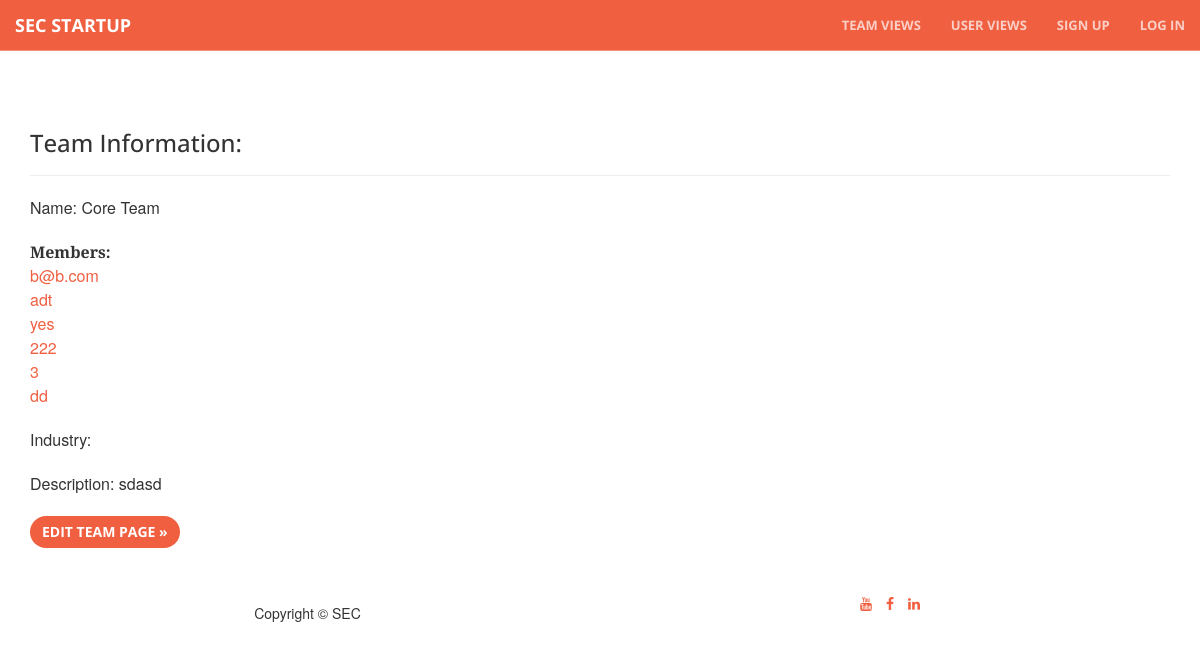
Page /team/1/detail/ on the committed database.
### core/models.py (models this page shows, shortened)
class Team(models.Model):
    title = models.CharField(max_length=300) # Team Name
    project_status = models.IntegerField(choices=TEAM_STATUS, null=True, blank=True)
    description = models.TextField(null=True, blank=True)
    created_at = models.DateTimeField(auto_now_add=True)
    image_file = models.ImageField(upload_to=upload_to_location, null=True, blank=True)
    def get_users(self):
        return self.profile_set.all()

class Profile(models.Model):
    members = models.ForeignKey(Team, null=True, blank=True)
    user = models.OneToOneField(User)
    name = models.CharField(max_length=100)
    email = models.EmailField(max_length=254)
    company = models.CharField(max_length=100, blank= True)
    skills = models.CharField(max_length=100, blank= True)
    industry = models.IntegerField(choices=INDUSTRY, null=True, blank=True)
    description = models.TextField(null=True, blank=True)
    created_at = models.DateTimeField(auto_now_add=True)
    image_file = models.ImageField(upload_to=upload_to_location, null=True, blank=True)

### core/views.py (the view)
# urls.py: url(r'team/(?P<pk>\d+)/detail/$', coreviews.TeamDetailView.as_view(), name='team_list'),
class TeamDetailView(DetailView):
    model = coremodels.Team
    template_name = 'team/detail.html'
    context_object_name = 'team'

### templates/team/detail.html (shortened to what this page needs)
{% extends "base/theme.html" %}
	{% block main_content %}
	<div class="row main-content">
 		<div class="col-md-2"></div>
	    <div class="container">
	      <div class="page-header">
	        <h3>Team Information:</h3>
	      </div>
	      <p>Name: {{ team.title}}</p>
            {% if team.get_users %}<p>
              <b>Members:
              </b>
              {% for profile in team.get_users %}
              <br>
                <a href="/profile/{{ profile.id }}/detail">{{ profile.user.username }}</a>
             {% endfor %}
            {% endif %}
            <p>Industry: </p>
            <p>Description: {% if team.description %}
              {{ team.description }}
            {% else %} ----
              {% endif %}</p>
	      </div>
	    </div>
	    <div class="container">
		    <p><a type="button" href="{% url 'team_update' pk=team.id %}" class="btn btn-primary">Edit Team Page &raquo;</a></p>
	    </div>
{% endblock %}

### static/css/creative.css (style rules this page uses)
html, body { width: 100%; height: 100%; }
body { font-family: Merriweather,'Helvetica Neue',Arial,sans-serif; }
a { color: #f05f40; -webkit-transition: all .35s; -moz-transition: all .35s; transition: all .35s; }
h1, h2, h3, h4, h5, h6 { font-family: 'Open Sans','Helvetica Neue',Arial,sans-serif; }
p { margin-bottom: 20px; font-size: 16px; line-height: 1.5; }
.main-content { padding-top: 90px; }
.btn-primary { border-color: #f05f40; color: #fff; background-color: #f05f40; -webkit-transition: all .35s; -moz-transition: all .35s; transition: all .35s; }
.btn { border: 0; border-radius: 300px; text-transform: uppercase; font-family: 'Open Sans','Helvetica Neue',Arial,sans-serif; font-weight: 700; }
body { webkit-tap-highlight-color: #222; }

### rows in the picture
Team: title "Core Team", description "sdasd"
Profile: user.username "b@b.com"
Profile: user.username "adt"
Profile: user.username "yes"
Profile: user.username "222"
Profile: user.username "3"
Profile: user.username "dd"
